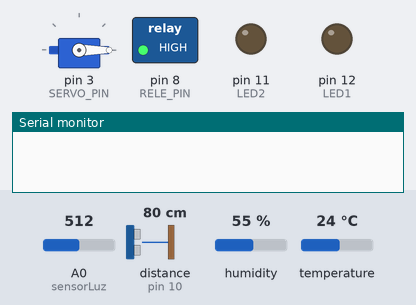
A sketch run on a simulated Arduino Uno, built with avr-gcc and run on an emulated ATmega328P. Shown: servo, switched loads named in the sketch (green lamp = pin HIGH), output pins drawn as LEDs (lit = HIGH), the last lines printed to the serial monitor. Wiring (inferred from the names in the program): ultrasonic range finder: trigger pin 9; echo pin 10. The test bench sets the inputs (shaded band); at power-on: distance to the obstacle (sensor on pin 10) 80 cm, temperature 24 °C, A0 (sensorLuz) = 512, humidity 55 %. The echo pulse lasts 58.3 µs per cm; pins used as bus, display or sensor lines are not drawn.

Above: at 1.2 s.
1.3 s: distance to the obstacle (sensor on pin 10) set to 17 cm
3.5 s: distance to the obstacle (sensor on pin 10) set to 14 cm
At 4.7 s:
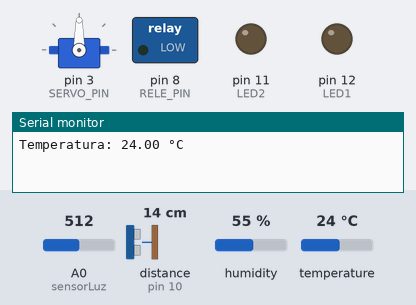
5.0 s: temperature set to 27 °C
At 5.9 s:
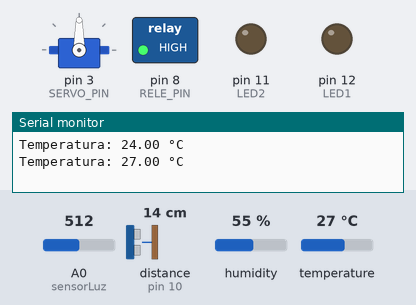
7.0 s: A0 (sensorLuz) set to 483
At 8.8 s:
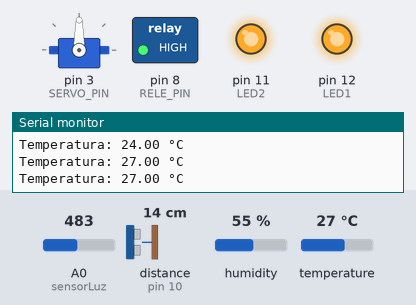
9.1 s: temperature set to 12 °C
At 10.8 s:
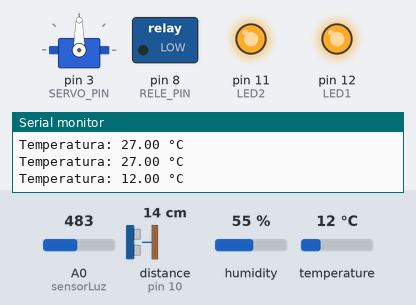
11.1 s: distance to the obstacle (sensor on pin 10) set to 18 cm
At 12.3 s:
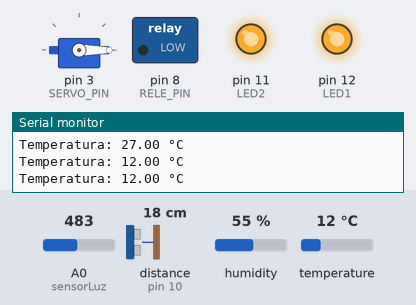
Timing chart, 0 to 14.1 s (numbered marks = the images above; inputs shaded):
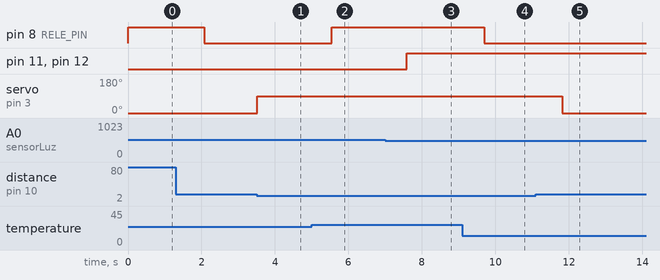

Measured:
- the behaviour switches between 16 and 15 cm on distance to the obstacle (sensor on pin 10) (found by bisection; images 0 and 1)
- the behaviour switches between 25 and 26 °C on temperature (found by bisection; images 1 and 2)
- the behaviour switches between 500 and 499 on A0 (sensorLuz) (found by bisection; images 2 and 3)
- after the input at 3.5 s, servo on pin 3 (SERVO_PIN): 0° → 90° at once
- after the input at 5.0 s, pin 8 (RELE_PIN): LOW → HIGH after 0.54 s
- after the input at 7.0 s, pin 11 (LED2), pin 12 (LED1): LOW → HIGH after 0.59 s
- after the input at 9.1 s, pin 8 (RELE_PIN): HIGH → LOW after 0.59 s
- after the input at 11.1 s, servo on pin 3 (SERVO_PIN): 90° → 0° after 0.72 s

The sketch:

ProgramaUrbanDomo.ino
```cpp
#include <DHT.h>
#include <Servo.h>
// Configuración del DHT11
#define DHTPIN 2       // Pin donde conectas el DHT11
#define DHTTYPE DHT11 // Tipo de sensor
DHT dht(DHTPIN, DHTTYPE);
// Configuración del relé
#define RELE_PIN 8
#define TEMP_UMBRAL 25   // Temperatura en °C para activar el relé
//Configuracion Sensor ultrasonico y servo
#define TRIG 9
#define ECHO 10
#define SERVO_PIN 3
Servo servo;
//configuracion LDR
const int sensorLuz = A0;
int valorLuz;
const int LED1 = 12;
const int LED2 = 11;
unsigned long ultima_medicion_dht;

void setup() {

  Serial.begin(9600);
  dht.begin();
  pinMode(TRIG, OUTPUT);
  pinMode(ECHO, INPUT);
  pinMode(LED1,OUTPUT);
  pinMode(LED2,OUTPUT);
  pinMode(RELE_PIN, OUTPUT);
  servo.attach(SERVO_PIN);
  servo.write(0); // posición inicial servo
  digitalWrite(RELE_PIN, HIGH); // Relé apagado al inicio
  ultima_medicion_dht = millis();
}

void loop() {
//
//RELÉ SENSOR ULTRASONICO
delay(50);
  long duracion;
  int distancia;
  // Enviar pulso ultrasónico
  digitalWrite(TRIG, LOW);
  delayMicroseconds(2);
  digitalWrite(TRIG, HIGH);
  delayMicroseconds(10);
  digitalWrite(TRIG, LOW);
  // Medir tiempo de retorno
  duracion = pulseIn(ECHO, HIGH);
  //Serial.println(duracion);
  distancia = duracion * 0.0332 / 2; // cm
  //Serial.print("Distancia: ");
  //Serial.print(distancia);
  //Serial.println(" cm");
  // Si un objeto está cerca (menos de 15 cm), mover el servo
  if (distancia < 15) {
    servo.write(90); // mover a 90 grados
    delay(2000);
  } else {
    servo.write(0);  // volver a 0 grados
  }
//
//ILUMINACION
//Lectura de Nivel de Iluminacion
  valorLuz = analogRead(sensorLuz);
  //Serial.print("Nivel de luz: ");
  //Serial.println(valorLuz);
//Control de Iluminacion
 if (valorLuz < 500){
  digitalWrite(LED1, HIGH);
  digitalWrite(LED2,HIGH);
 }else{
  digitalWrite(LED1, LOW);
  digitalWrite(LED2,LOW);
 }
//
//TEMPERATURA
//Lecturas de temperatura
  if (ultima_medicion_dht + 2000 < millis()) // Tiempo recomendado entre lecturas
  {
    ultima_medicion_dht = millis();
    float t = dht.readTemperature(); // Lee temperatura en °C
    Serial.print("Temperatura: ");
    Serial.print(t);
    Serial.println(" °C");
  // Control del relé
    if (t > TEMP_UMBRAL) {
      digitalWrite(RELE_PIN, HIGH); // Activa relé
      //Serial.println("Relé ACTIVADO");
    } else {
      digitalWrite(RELE_PIN, LOW);  // Desactiva relé
      //Serial.println("Relé DESACTIVADO");
    }
  }
}
```
